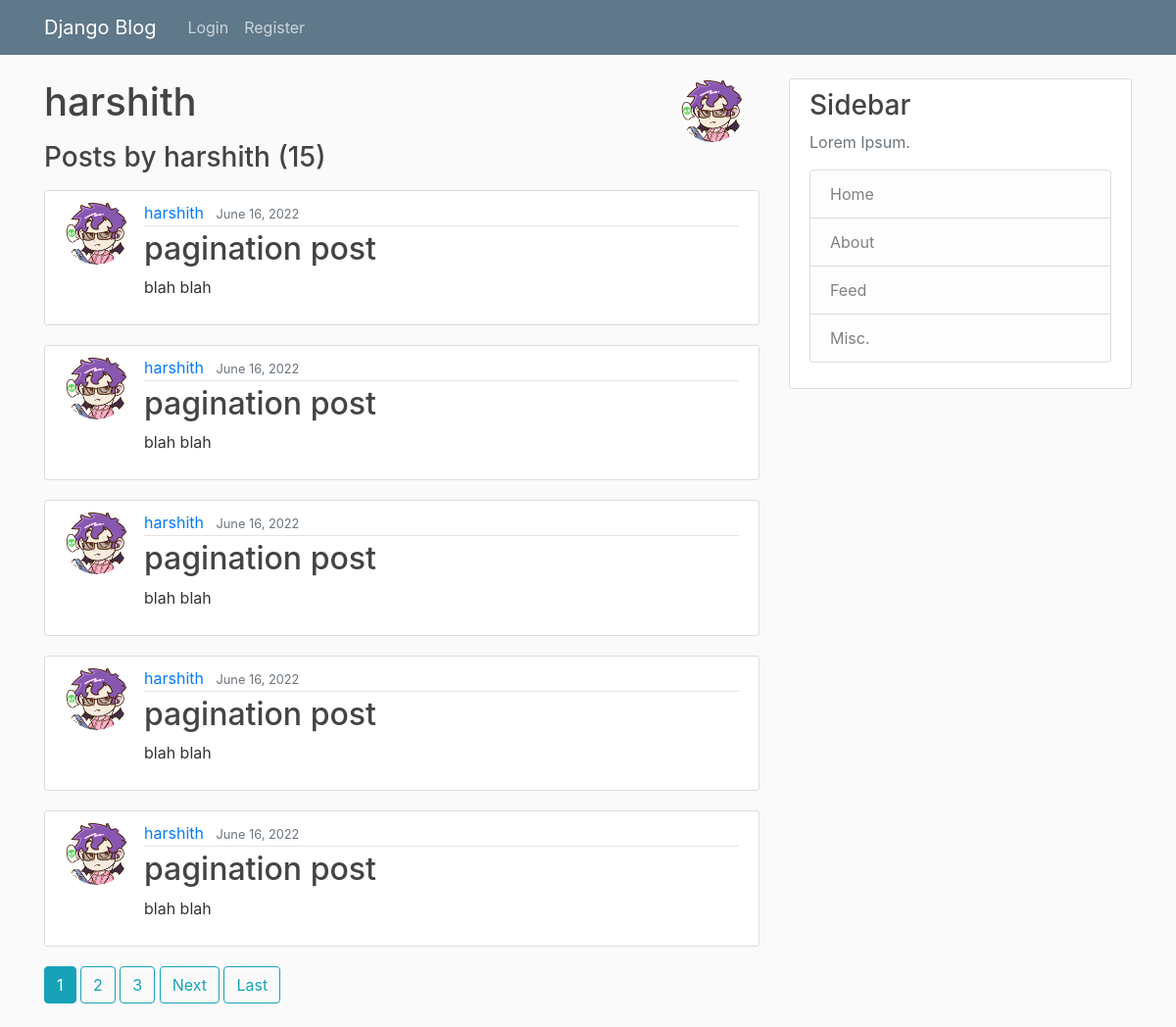
/user/harshith, run on the app's committed database.
### users/models.py (models this page shows, shortened)
class Profile(models.Model):
    user = models.OneToOneField(User, on_delete=models.CASCADE)
    image = models.ImageField(default='default.png', upload_to='profile_pics')
    bio = models.CharField(max_length=200)
    following = models.ManyToManyField(User, related_name='+')
    followers = models.ManyToManyField(User, related_name='+')

### blog/models.py (models this page shows, shortened)
class Post(models.Model):
    title = models.CharField(max_length=100)
    content = models.TextField()
    date_posted = models.DateTimeField(default=timezone.now)
    author = models.ForeignKey(User, on_delete=models.CASCADE)

### blog/views.py (the view)
# urls.py: path('user/<str:username>', UserPostListView.as_view(), name='user-posts'),
class UserPostListView(ListView):
    model = Post
    template_name = 'blog/user_posts.html'
    context_object_name = 'posts'
    paginate_by = 5
    def get_queryset(self):
        user = get_object_or_404(User, username=self.kwargs.get('username'))
        return Post.objects.filter(author=user).order_by('-date_posted')
    def get_context_data(self, **kwargs):
        context = super().get_context_data(**kwargs)
        user = get_object_or_404(User, username=self.kwargs.get('username'))
        try:
            context['following'] = user in self.request.user.profile.following.all()
        except: context['following'] = False
        return context

### blog/templates/blog/user_posts.html (shortened to what this page needs)
{% extends "blog/base.html" %}
{% block content %}
{% with u=posts.0.author %}
<img class="rounded-circle article-img" src="{{ u.profile.image.url }}" style="float:right;"> <h1> {{u.username}} </h1>
    <h3 class="mb-3">Posts by {{ u.username }} ({{ page_obj.paginator.count }})</h1>
    {% for post in posts %}
        <article class="media content-section">
          <img class="rounded-circle article-img" src="{{ u.profile.image.url }}">
          <div class="media-body">
            <div class="article-metadata">
              <a class="mr-2" href="{% url 'user-posts' u.username %}">{{ post.author }}</a>
              <small class="text-muted">{{ post.date_posted|date:"F d, Y" }}</small>
            </div>
            <h2><a class="article-title" href="{% url 'post-detail' post.id %}">{{ post.title }}</a></h2>
            <p class="article-content">{{ post.content }}</p>
          </div>
        </article>
    {% endfor %}
    {% if is_paginated %}
      {% for num in page_obj.paginator.page_range %}
        {% if page_obj.number == num %}
          <a class="btn btn-info mb-4" href="?page={{ num }}">{{ num }}</a>
        {% elif num > page_obj.number|add:'-3' and num < page_obj.number|add:'3' %}
          <a class="btn btn-outline-info mb-4" href="?page={{ num }}">{{ num }}</a>
        {% endif %}
      {% endfor %}
      {% if page_obj.has_next %}
        <a class="btn btn-outline-info mb-4" href="?page={{ page_obj.next_page_number }}">Next</a>
        <a class="btn btn-outline-info mb-4" href="?page={{ page_obj.paginator.num_pages }}">Last</a>
      {% endif %}
    {% endif %}
{% endwith %}
{% endblock content %}

### blog/static/blog/main.css (style rules this page uses)
body { background: #fafafa; color: #333333; margin-top: 5rem; }
h1, h2, h3, h4, h5, h6 { color: #444444; }
.content-section { background: #ffffff; padding: 10px 20px; border: 1px solid #dddddd; border-radius: 3px; margin-bottom: 20px; }
.article-title { color: #444444; }
.article-content { white-space: pre-line; }
.article-img { height: 65px; width: 65px; margin-right: 16px; }
.article-metadata { padding-bottom: 1px; margin-bottom: 4px; border-bottom: 1px solid #e3e3e3 }

### data on the page
Post: profile.image (picture), author "harshith", date_posted "June 16, 2022", title "pagination post", content "blah blah"
Post: profile.image (picture), author "harshith", date_posted "June 16, 2022", title "pagination post", content "blah blah"
Post: profile.image (picture), author "harshith", date_posted "June 16, 2022", title "pagination post", content "blah blah"
Post: profile.image (picture), author "harshith", date_posted "June 16, 2022", title "pagination post", content "blah blah"
Post: profile.image (picture), author "harshith", date_posted "June 16, 2022", title "pagination post", content "blah blah"

### other printed values
{{ u.username }} "harshith"
{{ page_obj.paginator.count }} "15"
{{ num }} "1"
{{ num }} "2" "3"
